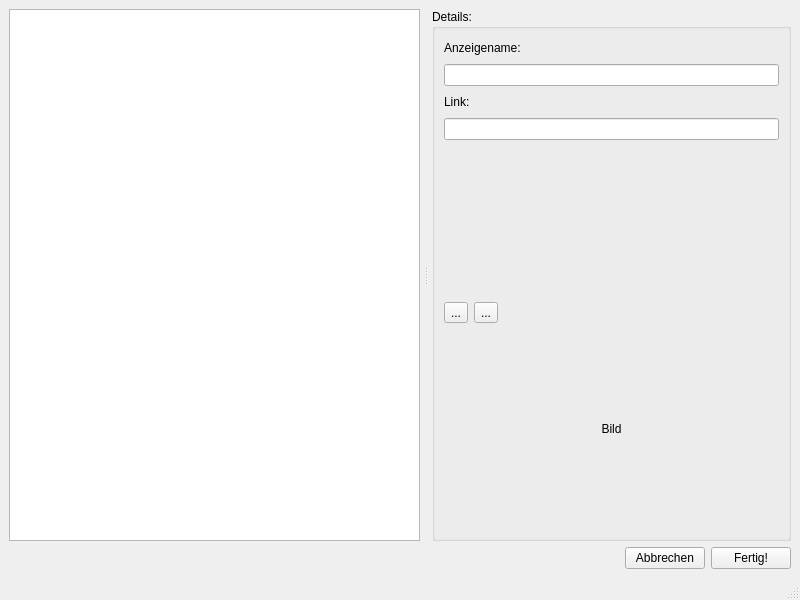
<?xml version="1.0" encoding="UTF-8"?>
<ui version="4.0">
 <class>MainWindow</class>
 <widget class="QMainWindow" name="MainWindow">
  <property name="geometry">
   <rect>
    <x>0</x>
    <y>0</y>
    <width>800</width>
    <height>600</height>
   </rect>
  </property>
  <property name="windowTitle">
   <string>MainWindow</string>
  </property>
  <widget class="QWidget" name="centralwidget">
   <layout class="QVBoxLayout" name="verticalLayout_5">
    <item>
     <layout class="QVBoxLayout" name="verticalLayout_4">
      <item>
       <widget class="QSplitter" name="splitter">
        <property name="orientation">
         <enum>Qt::Horizontal</enum>
        </property>
        <property name="handleWidth">
         <number>12</number>
        </property>
        <widget class="LM_TreeView" name="treeView"/>
        <widget class="QGroupBox" name="groupBox">
         <property name="title">
          <string>Details:</string>
         </property>
         <layout class="QHBoxLayout" name="horizontalLayout_4">
          <item>
           <layout class="QVBoxLayout" name="verticalLayout_3">
            <item>
             <layout class="QVBoxLayout" name="verticalLayout">
              <item>
               <layout class="QHBoxLayout" name="horizontalLayout_2">
                <item>
                 <widget class="QLabel" name="label">
                  <property name="text">
                   <string>Anzeigename:</string>
                  </property>
                 </widget>
                </item>
                <item>
                 <spacer name="horizontalSpacer_3">
                  <property name="orientation">
                   <enum>Qt::Horizontal</enum>
                  </property>
                  <property name="sizeHint" stdset="0">
                   <size>
                    <width>40</width>
                    <height>20</height>
                   </size>
                  </property>
                 </spacer>
                </item>
               </layout>
              </item>
              <item>
               <widget class="QLineEdit" name="lE_Anzeigename"/>
              </item>
             </layout>
            </item>
            <item>
             <layout class="QVBoxLayout" name="verticalLayout_2">
              <item>
               <layout class="QHBoxLayout" name="horizontalLayout_3">
                <item>
                 <widget class="QLabel" name="label_2">
                  <property name="text">
                   <string>Link:</string>
                  </property>
                 </widget>
                </item>
                <item>
                 <spacer name="horizontalSpacer_2">
                  <property name="orientation">
                   <enum>Qt::Horizontal</enum>
                  </property>
                  <property name="sizeHint" stdset="0">
                   <size>
                    <width>40</width>
                    <height>20</height>
                   </size>
                  </property>
                 </spacer>
                </item>
               </layout>
              </item>
              <item>
               <widget class="QLineEdit" name="lE_Link"/>
              </item>
             </layout>
            </item>
            <item>
             <spacer name="verticalSpacer">
              <property name="orientation">
               <enum>Qt::Vertical</enum>
              </property>
              <property name="sizeHint" stdset="0">
               <size>
                <width>20</width>
                <height>40</height>
               </size>
              </property>
             </spacer>
            </item>
            <item>
             <layout class="QHBoxLayout" name="horizontalLayout">
              <item>
               <widget class="QToolButton" name="tB_Screenshot">
                <property name="text">
                 <string>...</string>
                </property>
               </widget>
              </item>
              <item>
               <widget class="QToolButton" name="tB_Openpath">
                <property name="text">
                 <string>...</string>
                </property>
               </widget>
              </item>
              <item>
               <spacer name="horizontalSpacer">
                <property name="orientation">
                 <enum>Qt::Horizontal</enum>
                </property>
                <property name="sizeHint" stdset="0">
                 <size>
                  <width>40</width>
                  <height>20</height>
                 </size>
                </property>
               </spacer>
              </item>
             </layout>
            </item>
            <item>
             <widget class="QLabel" name="lbl_PreviewPic">
              <property name="sizePolicy">
               <sizepolicy hsizetype="Preferred" vsizetype="Maximum">
                <horstretch>0</horstretch>
                <verstretch>0</verstretch>
               </sizepolicy>
              </property>
              <property name="minimumSize">
               <size>
                <width>200</width>
                <height>200</height>
               </size>
              </property>
              <property name="text">
               <string>Bild</string>
              </property>
              <property name="scaledContents">
               <bool>false</bool>
              </property>
              <property name="alignment">
               <set>Qt::AlignCenter</set>
              </property>
             </widget>
            </item>
           </layout>
          </item>
         </layout>
        </widget>
       </widget>
      </item>
      <item>
       <layout class="QHBoxLayout" name="horizontalLayout_5">
        <item>
         <spacer name="horizontalSpacer_4">
          <property name="orientation">
           <enum>Qt::Horizontal</enum>
          </property>
          <property name="sizeHint" stdset="0">
           <size>
            <width>40</width>
            <height>20</height>
           </size>
          </property>
         </spacer>
        </item>
        <item>
         <widget class="QPushButton" name="pB_NOK">
          <property name="text">
           <string>Abbrechen</string>
          </property>
         </widget>
        </item>
        <item>
         <widget class="QPushButton" name="pB_OK">
          <property name="text">
           <string>Fertig!</string>
          </property>
         </widget>
        </item>
       </layout>
      </item>
     </layout>
    </item>
   </layout>
  </widget>
  <widget class="QMenuBar" name="menubar">
   <property name="geometry">
    <rect>
     <x>0</x>
     <y>0</y>
     <width>800</width>
     <height>19</height>
    </rect>
   </property>
  </widget>
  <widget class="QStatusBar" name="statusbar"/>
 </widget>
 <customwidgets>
  <customwidget>
   <class>LM_TreeView</class>
   <extends>QTreeView</extends>
   <header>src/LM_classes</header>
  </customwidget>
 </customwidgets>
 <resources/>
 <connections/>
</ui>
